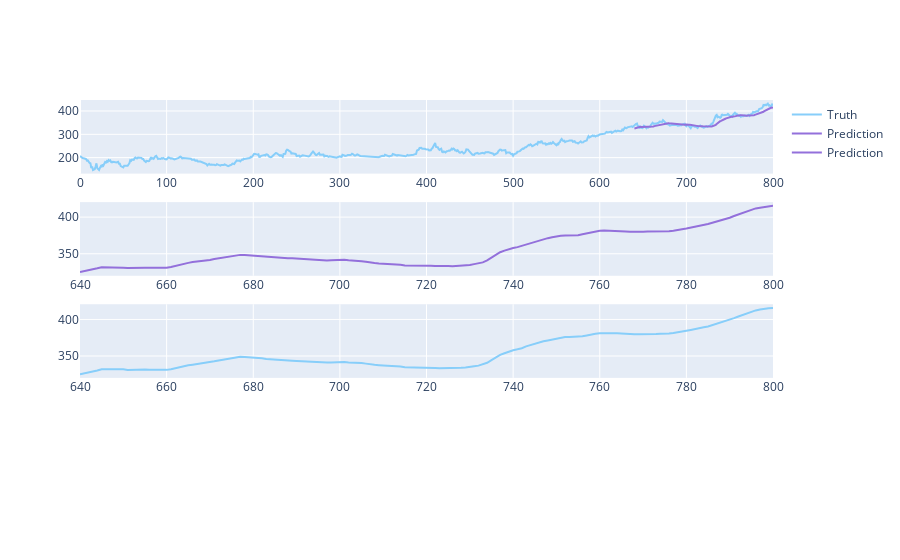

The notebook cell saved with this chart:
### Code cell
test_vals = temp.index[x_len:]
fig = make_subplots(rows=4, cols=1)
fig.add_trace(go.Scatter(x=temp.index, y=df.Close,
                         name='Truth',
                         marker_color='LightSkyBlue'), row=1, col=1)


fig.add_trace(go.Scatter(x=test_vals,
                         y=y_pred,
                         name='Prediction',
                         marker_color='MediumPurple'), row=1, col=1)


fig.add_trace(go.Scatter(x=test_vals,
                         y=y_pred,
                         name='Prediction',
                         marker_color='MediumPurple'), row=2, col=1)


fig.add_trace(go.Scatter(x=test_vals,
                         y=y_test,
                         name='Truth',
                         marker_color='LightSkyBlue',
                         showlegend=False), row=3, col=1)

# )


fig.show()

### Figure 1 — Plotly figure (JSON) as saved in the notebook; plotly's stock layout.template omitted (floating-point values rounded to 4 significant figures; data arrays with more than 128 entries replaced by an {"elided": "..."} marker saying what was removed)
{"data": [{"marker": {"color": "LightSkyBlue"}, "name": "Truth", "type": "scatter", "x": {"elided": "835 int values"}, "xaxis": "x", "y": {"elided": "801 float values"}, "yaxis": "y"}, {"marker": {"color": "MediumPurple"}, "name": "Prediction", "type": "scatter", "x": {"elided": "195 int values"}, "xaxis": "x", "y": {"elided": "161 float values"}, "yaxis": "y"}, {"marker": {"color": "MediumPurple"}, "name": "Prediction", "type": "scatter", "x": {"elided": "195 int values"}, "xaxis": "x2", "y": {"elided": "161 float values"}, "yaxis": "y2"}, {"marker": {"color": "LightSkyBlue"}, "name": "Truth", "showlegend": false, "type": "scatter", "x": {"elided": "195 int values"}, "xaxis": "x3", "y": {"elided": "161 float values"}, "yaxis": "y3"}], "layout": {"xaxis": {"anchor": "y", "domain": [0, 1]}, "xaxis2": {"anchor": "y2", "domain": [0, 1]}, "xaxis3": {"anchor": "y3", "domain": [0, 1]}, "xaxis4": {"anchor": "y4", "domain": [0, 1]}, "yaxis": {"anchor": "x", "domain": [0.8063, 1]}, "yaxis2": {"anchor": "x2", "domain": [0.5375, 0.7312]}, "yaxis3": {"anchor": "x3", "domain": [0.2687, 0.4625]}, "yaxis4": {"anchor": "x4", "domain": [0, 0.1938]}}}
